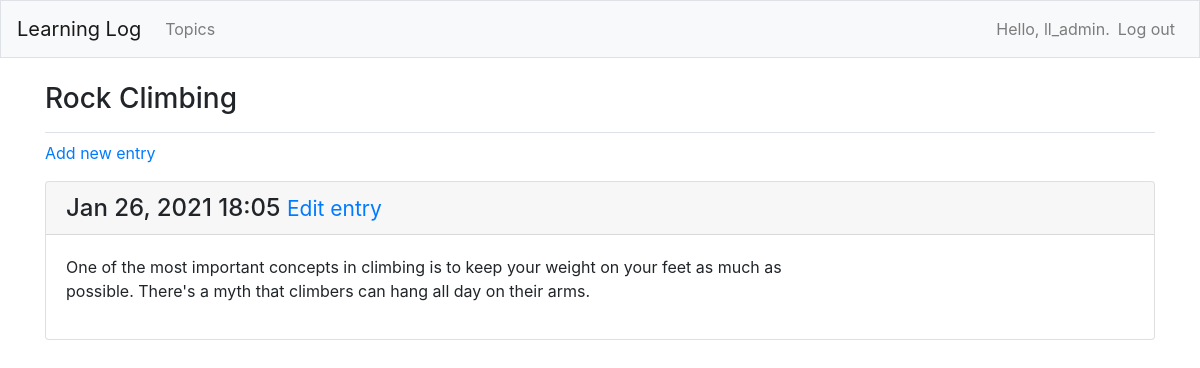
Page /topics/2/ (signed in) on the earlier database version.
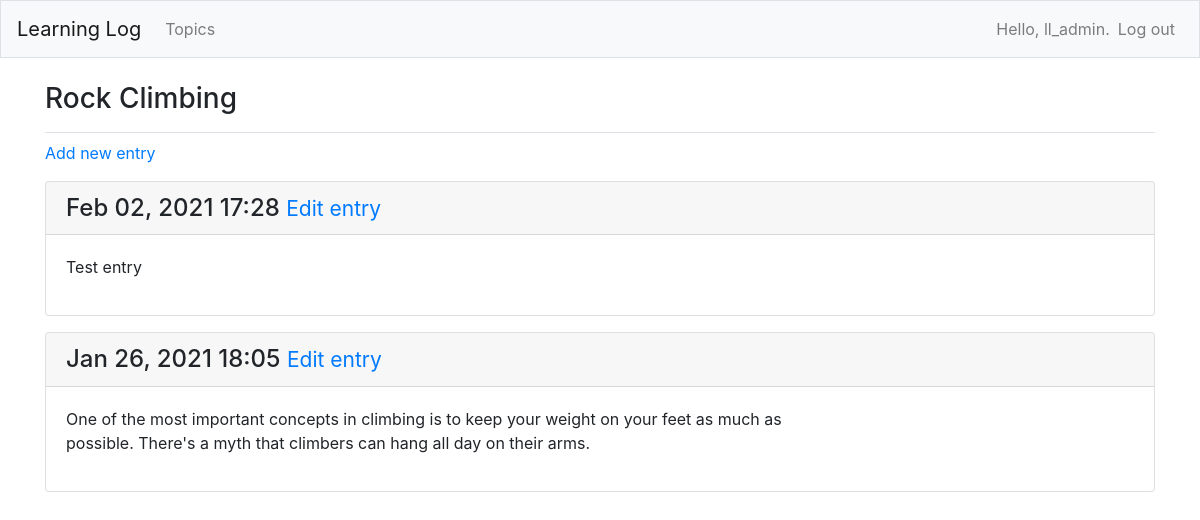
Same page on the later database version.
### learning_logs/models.py (models this page shows, shortened)
class Entry(models.Model):
    topic = models.ForeignKey(Topic, on_delete=models.CASCADE)
    text = models.TextField()
    date_added = models.DateTimeField(auto_now_add=True)
    class Meta:
        verbose_name_plural = 'entries'

### learning_logs/views.py (the view)
# urls.py: path('topics/<int:topic_id>/', views.topic, name='topic'),
@login_required
def topic(request, topic_id):
    topic = get_object_or_404(Topic, id=topic_id)
    if topic.owner != request.user:
        raise Http404
    entries = topic.entry_set.order_by('-date_added')
    context = {'topic': topic, 'entries': entries}
    return render(request, 'learning_logs/topic.html', context)

### learning_logs/models.py (called while the page is built)
    def __str__(self):
        return self.text

### learning_logs/templates/learning_logs/topic.html
{% extends 'learning_logs/base.html' %}
{% block page_header %}
    <h3>{{ topic }} </h3>
{% endblock page_header %}
{% block content %}
    <p>
        <a href="{% url 'learning_logs:new_entry' topic.id %}">Add new entry</a>
    </p>
    {% for entry in entries %}
        <div class="card mb-3">
            <h4 class="card-header">
                {{ entry.date_added|date:'M d, Y H:i'}}
                <small>
                    <a href="{% url 'learning_logs:edit_entry' entry.id %}">Edit entry</a>
                </small>
            </h4>
            <div class="card-body">
                {{ entry.text|linebreaks }}
            </div>
        </div>
    {% empty %}
        <p>There are no entries for this topic yet.</p>
    {% endfor %}
{% endblock content %}

Differences in the rows shown:
added Entry: date_added "Feb 02, 2021 17:28", text "Test entry"
